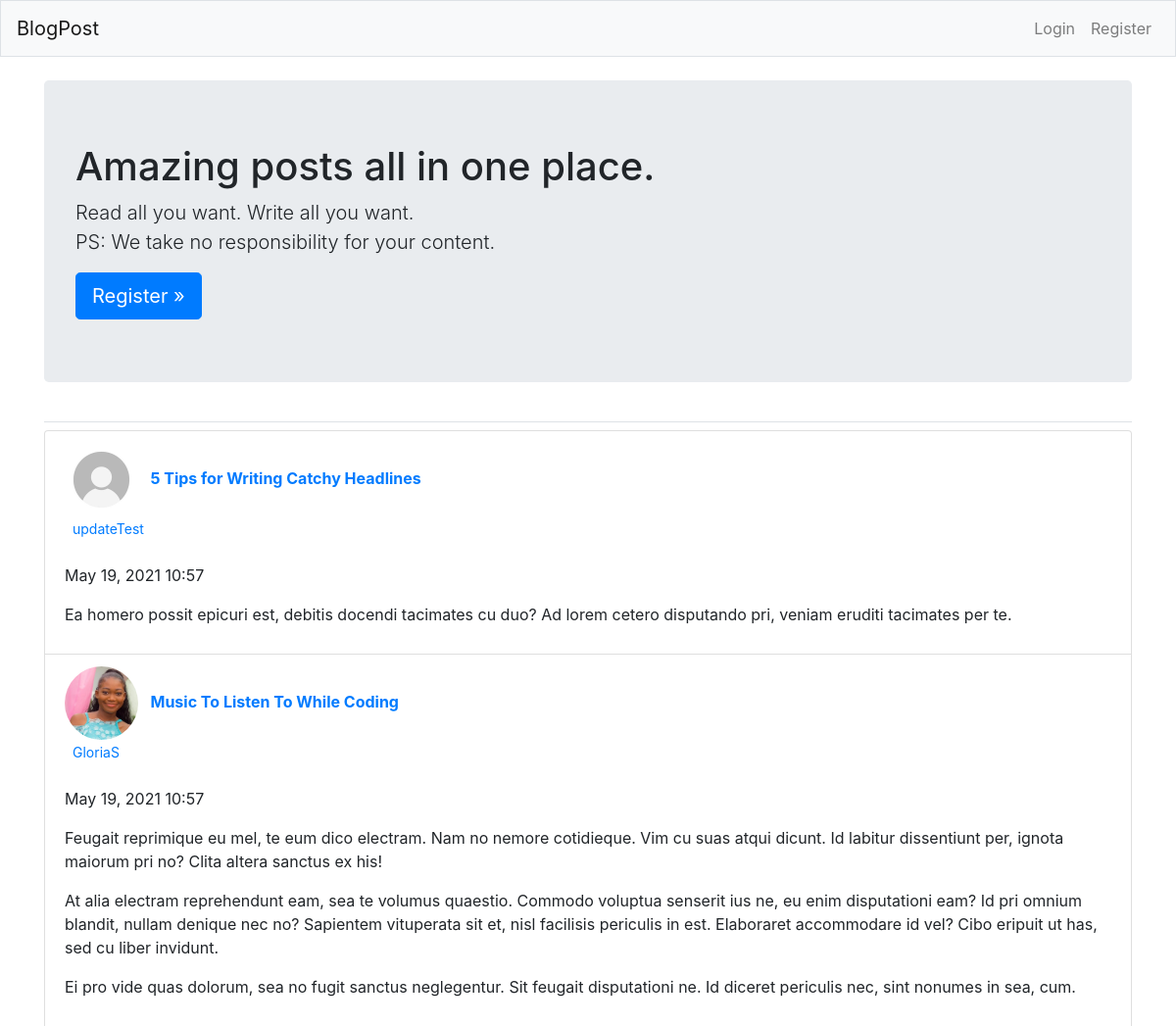
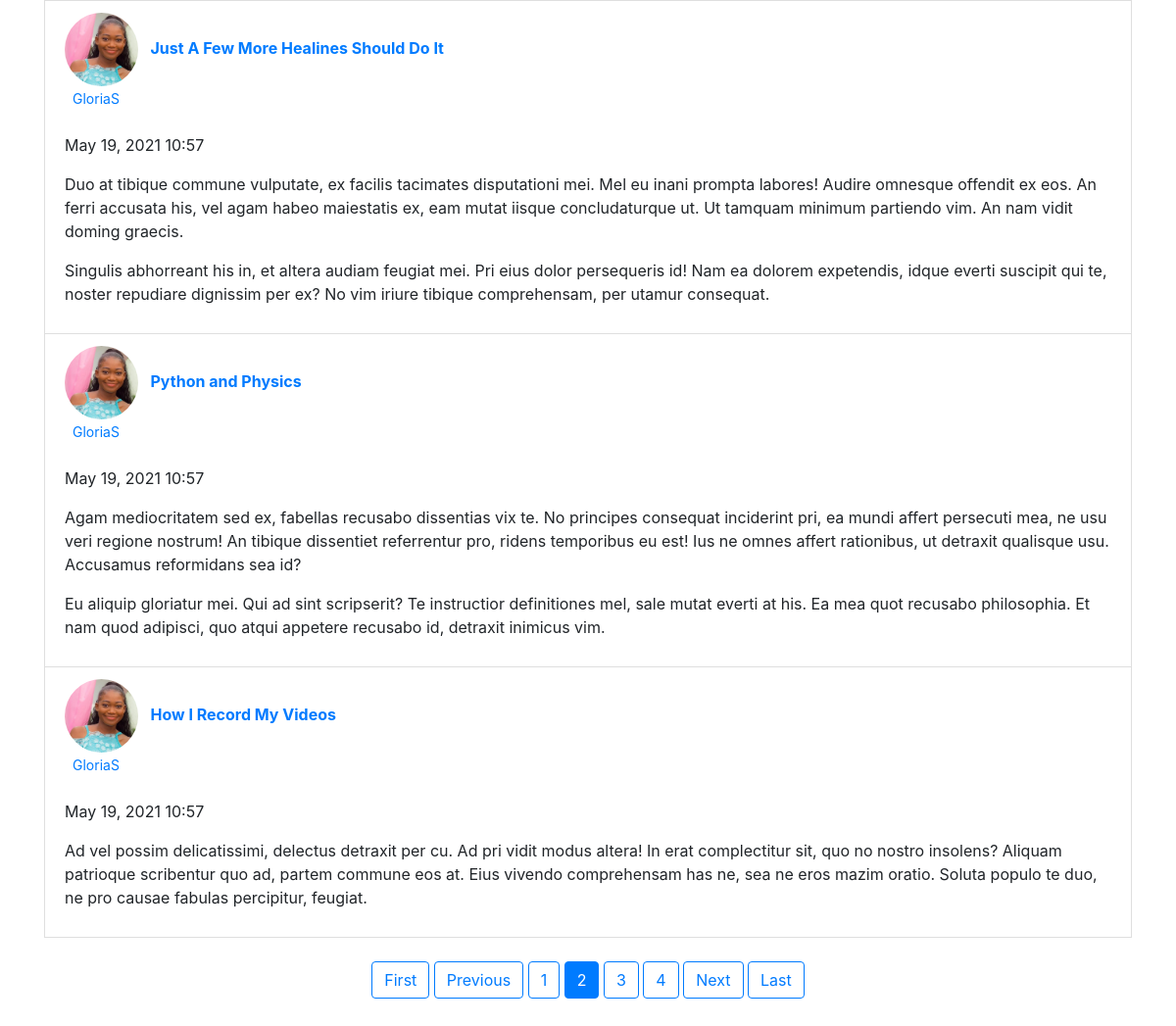
Screenshot of /?page=2 with the database file from the repository (2 pictures, top to bottom).
### BlogPost/models.py (models this page shows)
class BlogPost(models.Model):
    title = models.CharField(max_length=50)
    text = models.TextField()
    date_added = models.DateTimeField(auto_now_add=True)
    owner = models.ForeignKey(User, on_delete=models.CASCADE)
    def __str__(self):
        return self.title

### users/models.py (models this page shows, shortened)
class Profile(models.Model):
    user = models.OneToOneField(User, on_delete=models.CASCADE)
    image = models.ImageField(default='default.jpeg', upload_to='profile_pics')

### BlogPost/views.py (the view)
# urls.py: path('', views.BlogList.as_view(), name='index'),
class BlogList(ListView):
    model = BlogPost
    template_name = 'BlogPost/index.html'
    context_object_name = 'posts'
    ordering = ['-date_added']
    paginate_by = 5

### BlogPost/templates/BlogPost/index.html
{% extends "BlogPost/base.html" %}
{% block page_header %}
    <div class="jumbotron">
        <h1 class="display-5">Amazing posts all in one place.</h1>
        <p class="lead">Read all you want. Write all you want.
            <br>PS: We take no responsibility for your content.
        </p>
        {% if user.is_authenticated %}
        <h4><a href="{% url 'BlogPost:new_blog' %}">Add new blog post</a></h4>
        {% else %}
        <a class="btn btn-lg btn-primary" href="{% url 'users:register' %}"
            role="button">Register &raquo;</a>
        {% endif %}
    </div>
{% endblock page_header %}
{% block content %}
    <ul class="list-group ">
        {% for post in posts %}
        <li class="list-group-item">
            <img class="rounded-circle account-img avatar" width="75px" height="75px" src="{{ post.owner.profile.image.url }}">
            <a class="ml-2" href="{% url 'BlogPost:blog_detail' post.id %}">
                <b>{{ post }}<br><a href="{% url 'BlogPost:user_posts' post.owner.username %}">
                    <small class="ml-2">{{ post.owner }}</small>
                </a></b>
            </a>
            <br><br>
            <p>{{ post.date_added|date:'M d, Y H:i' }}</p>
            <p>{{ post.text|linebreaks }}</p>
        </li>
        {% empty %}
            <p>No blog posts have been added.</p>
        {% endfor %}
        {% if page_obj.has_other_pages %}
            <center><p class="pt-4 mb-4">
                {% if page_obj.has_previous %}
                    <a class="btn btn-outline-primary mb-4" href="?page=1">First</a>
                    <a class="btn btn-outline-primary mb-4" href="?page={{ page_obj.previous_page_number }}">Previous</a>
                {% endif %}
                {% for num in page_obj.paginator.page_range %}
                    {% if page_obj.number == num %}
                        <a class='btn btn-primary mb-4' href="?page={{ num }}">{{ num }}</a>
                    {% elif num > page_obj.number|add:'-3' and num < page_obj.number|add:'3' %}
                        <a class='btn btn-outline-primary mb-4' href="?page={{ num }}">{{ num }}</a>
                    {% endif %}
                {% endfor %}
                {% if page_obj.has_next %}
                    <a class="btn btn-outline-primary mb-4" href="?page={{ page_obj.next_page_number }}">Next</a>
                    <a class="btn btn-outline-primary mb-4" href="?page={{ page_obj.paginator.num_pages }}">Last</a>
                {% endif %}
            </p></center>
        {% endif %}
    </ul>
{% endblock content %}

### rows the page displays
BlogPost: owner.profile.image (placeholder picture), title "5 Tips for Writing Catchy Headlines", owner "updateTest", date_added "May 19, 2021 10:57", text "Ea homero possit epicuri est, debitis docendi tacimates cu duo? Ad lorem cetero disputando pri, veniam eruditi tacimates per te."
BlogPost: owner.profile.image (picture), title "Music To Listen To While Coding", owner "GloriaS", date_added "May 19, 2021 10:57", text "Feugait reprimique eu mel, te eum dico electram. Nam no nemore cotidieque. Vim cu suas atqui dicunt. Id labitur dissentiunt per, ignota maiorum pri no? Clita altera sanctus ex his! At alia electram reprehendunt eam, sea te volumus quaestio. Commodo voluptua senserit ius ne, eu enim disputationi eam? Id pri omnium blandit, nullam denique nec no? Sapientem vituperata sit et, nisl facilisis periculis in est. Elaboraret accommodare id vel? Cibo eripuit ut has, sed cu liber invidunt. Ei pro vide quas dolorum, sea no fugit sanctus neglegentur. Sit feugait disputationi ne. Id diceret periculis nec, sint nonumes in sea, cum."
BlogPost: owner.profile.image (picture), title "Just A Few More Healines Should Do It", owner "GloriaS", date_added "May 19, 2021 10:57", text "Duo at tibique commune vulputate, ex facilis tacimates disputationi mei. Mel eu inani prompta labores! Audire omnesque offendit ex eos. An ferri accusata his, vel agam habeo maiestatis ex, eam mutat iisque concludaturque ut. Ut tamquam minimum partiendo vim. An nam vidit doming graecis. Singulis abhorreant his in, et altera audiam feugiat mei. Pri eius dolor persequeris id! Nam ea dolorem expetendis, idque everti suscipit qui te, noster repudiare dignissim per ex? No vim iriure tibique comprehensam, per utamur consequat."
BlogPost: owner.profile.image (picture), title "Python and Physics", owner "GloriaS", date_added "May 19, 2021 10:57", text "Agam mediocritatem sed ex, fabellas recusabo dissentias vix te. No principes consequat inciderint pri, ea mundi affert persecuti mea, ne usu veri regione nostrum! An tibique dissentiet referrentur pro, ridens temporibus eu est! Ius ne omnes affert rationibus, ut detraxit qualisque usu. Accusamus reformidans sea id? Eu aliquip gloriatur mei. Qui ad sint scripserit? Te instructior definitiones mel, sale mutat everti at his. Ea mea quot recusabo philosophia. Et nam quod adipisci, quo atqui appetere recusabo id, detraxit inimicus vim."
BlogPost: owner.profile.image (picture), title "How I Record My Videos", owner "GloriaS", date_added "May 19, 2021 10:57", text "Ad vel possim delicatissimi, delectus detraxit per cu. Ad pri vidit modus altera! In erat complectitur sit, quo no nostro insolens? Aliquam patrioque scribentur quo ad, partem commune eos at. Eius vivendo comprehensam has ne, sea ne eros mazim oratio. Soluta populo te duo, ne pro causae fabulas percipitur, feugiat."

### other values shown
{{ num }} "1" "3" "4"
{{ num }} "2"
